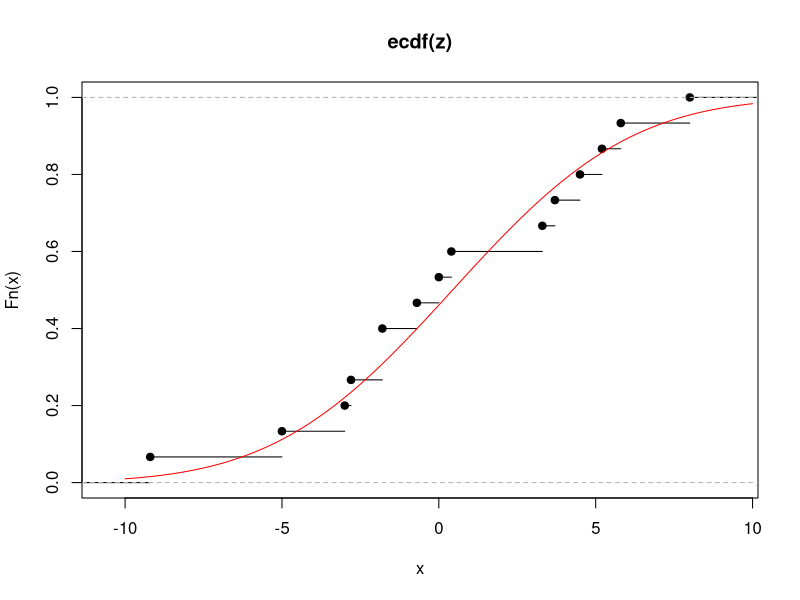

This figure's R source:
dat <- read.table('ampicillin.txt', header = TRUE)

x <- dat$microbiological
y <- dat$hydroxylaminie
z <- x-y

n <- length(x)

print(cor(x,y))
print(mean(x))
print(mean(y))

print(t.test(x,y, paired = TRUE))

F <- ecdf(z)

plot(F)
mu = mean(z)
sig = sqrt(sum((z-mu)^2)/15)
as <- seq(-10, 10, length.out= 1000)
lines(as, pnorm(as, mu, sig), col='red')
print(ks.test(unique(z), pnorm, mu, sig))
kst <- ks.test(unique(z), pnorm, mu, sig)

B <- 10000
res <- numeric(B)
base <- kst$statistic

for (i in 1:B){
  steekproef = rnorm(n, mu, sig)
  temp <- ks.test(steekproef, pnorm, mu, sig)
  res[i] <- (temp$statistic > base)
}

print(paste("benadered p-waarde =", mean(res)))

xt <- c()
for (idx1 in 1:n){
  flag = TRUE
  for (idx2 in 1:n){
    if (x[idx1] == y[idx2]){
      flag = FALSE
      break
    }
  }
  if (flag){xt <- c(xt, x[idx1])}
}
yt <- c()
for (idx1 in 1:n){
  flag = TRUE
  for (idx2 in 1:n){
    if (y[idx1] == x[idx2]){
      flag = FALSE
      break
    }
  }
  if (flag){yt <- c(yt, y[idx1])}
}
xt <- unique(xt)
yt <- unique(yt)




print("opgave e)")
base <- abs(mean(x)-mean(y))
B <- 10000
res <- numeric(B)
for (i in 1:B){
  temp <- 0
  for (k in 1:n){
    temp <- temp + sample(c(z[k], -z[k]), size = 1)
  avg <- temp/n
  res[i] <- (abs(avg) > base)
  }
}

print(paste("Niet normaal benaderde p-waarde =", mean(res)))

print(wilcox.test(xt,yt))

xc <- unique(setdiff(x, y))
yc <- unique(setdiff(y,x))
print(wilcox.test(xc, yc))


